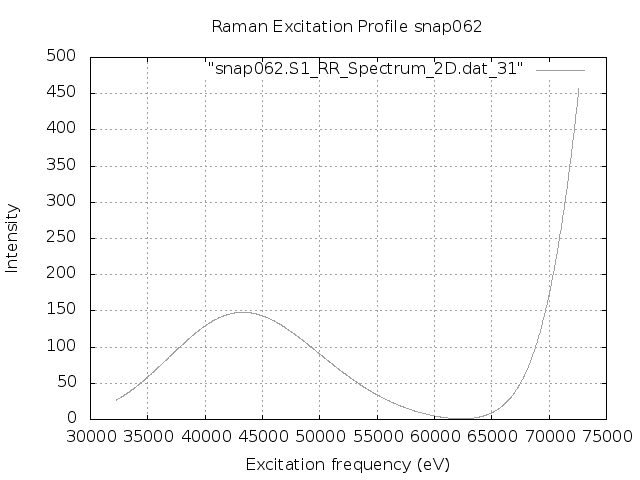

gnuplot code for this plot:
set terminal png
set output "snap062.S1.REP.png"
set xlabel 'Excitation frequency (eV)'
set ylabel 'Intensity'
set title "Raman Excitation Profile snap062"
set grid
set autoscale
plot "snap062.S1_RR_Spectrum_2D.dat_31" with lines lc "blue"
exit
